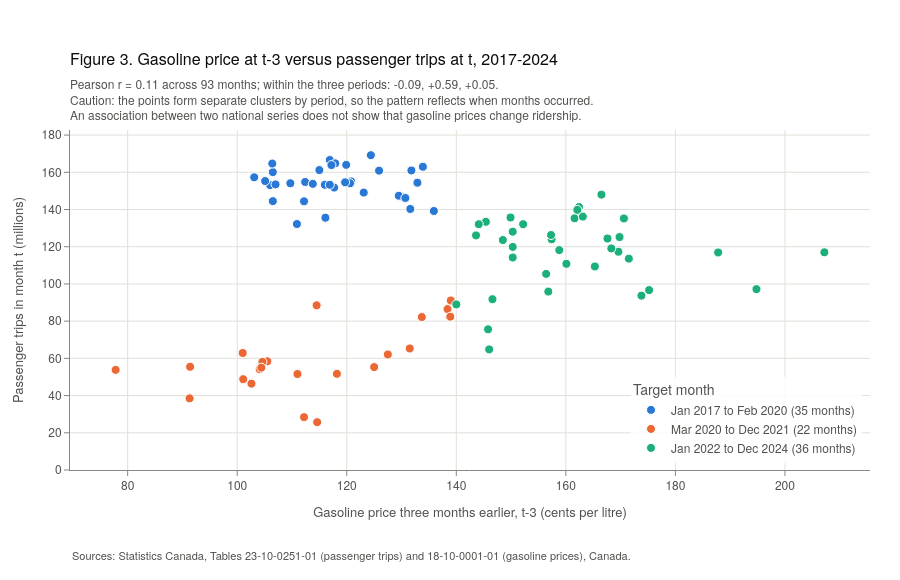

Here is the notebook cell this chart was saved with:
### Markdown cell above
### Figure 3. Association: lagged gasoline prices versus target-month trips (development data)

### Code cell
# Figure 3, with a short caution about interpretation
association_data = dev.dropna(subset=["gasoline_lag3"])
r_all = association.loc["All development months", ("Levels", "pearson_r")]
r_periods = ", ".join(f"{association.loc[name, ('Levels', 'pearson_r')]:+.2f}" for name, *_ in PERIODS)

fig = go.Figure()
add_association(fig, association_data)
fig.update_layout(
    height=580,
    margin=dict(t=130),
    title=dict(
        text="Figure 3. Gasoline price at t-3 versus passenger trips at t, 2017-2024",
        subtitle=dict(
            text=(f"Pearson r = {r_all:.2f} across {len(association_data)} months; within the three periods: "
                  f"{r_periods}.<br>Caution: the points form separate clusters by period, so the pattern "
                  "reflects when months occurred.<br>An association between two national series does not "
                  "show that gasoline prices change ridership."),
            font=dict(size=12, color=INK_SECONDARY)),
    ),
)
add_source(fig, SOURCE_BOTH)
fig.show()

### Figure 1 — Plotly figure (JSON) as saved in the notebook; plotly's stock layout.template omitted (floating-point values rounded to 4 significant figures)
{"data": [{"customdata": ["Apr 2017", "May 2017", "Jun 2017", "Jul 2017", "Aug 2017", "Sep 2017", "Oct 2017", "Nov 2017", "Dec 2017", "Jan 2018", "Feb 2018", "Mar 2018", "Apr 2018", "May 2018", "Jun 2018", "Jul 2018", "Aug 2018", "Sep 2018", "Oct 2018", "Nov 2018", "Dec 2018", "Jan 2019", "Feb 2019", "Mar 2019", "Apr 2019", "May 2019", "Jun 2019", "Jul 2019", "Aug 2019", "Sep 2019", "Oct 2019", "Nov 2019", "Dec 2019", "Jan 2020", "Feb 2020"], "hovertemplate": "<b>%{customdata}</b><br>Gasoline at t-3: %{x:.1f}¢/L<br>Trips at t: %{y:.1f} million<extra></extra>", "marker": {"color": "#2a78d6", "line": {"color": "white", "width": 1}, "size": 9}, "mode": "markers", "name": "Jan 2017 to Feb 2020 (35 months)", "type": "scatter", "x": [112.2, 106.5, 106.0, 116.1, 110.9, 106.5, 107.0, 109.7, 116.0, 112.4, 120.8, 116.9, 120.6, 119.7, 123.1, 131.6, 135.9, 132.9, 133.9, 131.8, 130.4, 125.9, 113.8, 106.4, 103.1, 105.1, 117.7, 129.5, 130.7, 119.9, 124.4, 117.9, 116.9, 117.2, 115.0], "y": [144.4, 144.5, 153.1, 135.6, 132.2, 160.1, 153.5, 154.1, 153.3, 154.8, 155.1, 166.6, 154.1, 154.6, 149.1, 140.3, 139.2, 154.4, 163.0, 161.0, 146.6, 160.9, 153.8, 164.7, 157.3, 155.3, 151.8, 147.4, 146.2, 164.0, 169.2, 164.8, 153.3, 163.9, 161.2]}, {"customdata": ["Mar 2020", "Apr 2020", "May 2020", "Jun 2020", "Jul 2020", "Aug 2020", "Sep 2020", "Oct 2020", "Nov 2020", "Dec 2020", "Jan 2021", "Feb 2021", "Mar 2021", "Apr 2021", "May 2021", "Jun 2021", "Jul 2021", "Aug 2021", "Sep 2021", "Oct 2021", "Nov 2021", "Dec 2021"], "hovertemplate": "<b>%{customdata}</b><br>Gasoline at t-3: %{x:.1f}¢/L<br>Trips at t: %{y:.1f} million<extra></extra>", "marker": {"color": "#eb6834", "line": {"color": "white", "width": 1}, "size": 9}, "mode": "markers", "name": "Mar 2020 to Dec 2021 (22 months)", "type": "scatter", "x": [114.5, 114.6, 112.2, 91.3, 77.8, 91.4, 101.0, 105.5, 104.6, 104.1, 102.6, 101.1, 104.4, 111.0, 118.2, 125.0, 127.5, 131.5, 133.7, 138.4, 139.0, 138.9], "y": [88.5, 25.7, 28.4, 38.5, 53.8, 55.5, 62.9, 58.4, 58.1, 54.2, 46.4, 48.8, 55.0, 51.6, 51.7, 55.3, 62.1, 65.3, 82.2, 86.5, 91.1, 82.4]}, {"customdata": ["Jan 2022", "Feb 2022", "Mar 2022", "Apr 2022", "May 2022", "Jun 2022", "Jul 2022", "Aug 2022", "Sep 2022", "Oct 2022", "Nov 2022", "Dec 2022", "Jan 2023", "Feb 2023", "Mar 2023", "Apr 2023", "May 2023", "Jun 2023", "Jul 2023", "Aug 2023", "Sep 2023", "Oct 2023", "Nov 2023", "Dec 2023", "Jan 2024", "Feb 2024", "Mar 2024", "Apr 2024", "May 2024", "Jun 2024", "Jul 2024", "Aug 2024", "Sep 2024", "Oct 2024", "Nov 2024", "Dec 2024"], "hovertemplate": "<b>%{customdata}</b><br>Gasoline at t-3: %{x:.1f}¢/L<br>Trips at t: %{y:.1f} million<extra></extra>", "marker": {"color": "#1baf7a", "line": {"color": "white", "width": 1}, "size": 9}, "mode": "markers", "name": "Jan 2022 to Dec 2024 (36 months)", "type": "scatter", "x": [146.0, 145.8, 140.0, 146.6, 156.8, 175.2, 173.8, 194.8, 207.2, 187.8, 169.6, 156.4, 171.5, 165.3, 143.6, 150.3, 148.5, 150.3, 160.1, 158.8, 161.6, 163.1, 170.6, 168.3, 157.4, 152.2, 145.4, 144.1, 149.9, 157.3, 169.8, 167.6, 162.4, 166.5, 162.1, 150.3], "y": [64.8, 75.6, 89.0, 91.8, 95.9, 96.7, 93.7, 97.2, 117.0, 116.9, 117.3, 105.4, 113.6, 109.4, 126.1, 114.2, 123.6, 119.9, 110.8, 118.2, 135.3, 136.2, 135.2, 119.1, 124.0, 132.1, 133.4, 132.1, 135.7, 126.3, 125.2, 124.4, 141.3, 148.0, 139.8, 128.1]}], "layout": {"annotations": [{"align": "left", "font": {"color": "#52514e", "size": 11}, "showarrow": false, "text": "Sources: Statistics Canada, Tables 23-10-0251-01 (passenger trips) and 18-10-0001-01 (gasoline prices), Canada.", "x": 0, "xanchor": "left", "xref": "paper", "y": 0, "yanchor": "top", "yref": "paper", "yshift": -75}], "height": 580, "hovermode": "closest", "legend": {"title": {"text": "Target month"}, "x": 0.99, "xanchor": "right", "y": 0.02, "yanchor": "bottom"}, "margin": {"t": 130}, "title": {"subtitle": {"font": {"color": "#52514e", "size": 12}, "text": "Pearson r = 0.11 across 93 months; within the three periods: -0.09, +0.59, +0.05.<br>Caution: the points form separate clusters by period, so the pattern reflects when months occurred.<br>An association between two national series does not show that gasoline prices change ridership."}, "text": "Figure 3. Gasoline price at t-3 versus passenger trips at t, 2017-2024"}, "xaxis": {"title": {"text": "Gasoline price three months earlier, t-3 (cents per litre)"}}, "yaxis": {"range": [0, 182.7], "title": {"text": "Passenger trips in month t (millions)"}}}}
